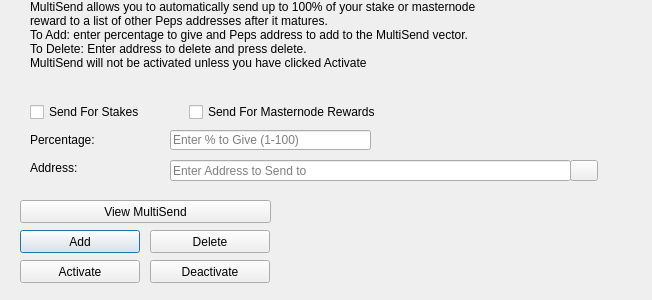
<?xml version="1.0" encoding="UTF-8"?>
<ui version="4.0">
 <class>MultiSendDialog</class>
 <widget class="QDialog" name="MultiSendDialog">
  <property name="windowModality">
   <enum>Qt::NonModal</enum>
  </property>
  <property name="geometry">
   <rect>
    <x>0</x>
    <y>0</y>
    <width>652</width>
    <height>300</height>
   </rect>
  </property>
  <property name="windowTitle">
   <string>MultiSend</string>
  </property>
  <widget class="QLineEdit" name="multiSendPercentEdit">
   <property name="geometry">
    <rect>
     <x>170</x>
     <y>130</y>
     <width>201</width>
     <height>20</height>
    </rect>
   </property>
   <property name="toolTip">
    <string>Enter whole numbers 1 - 100</string>
   </property>
   <property name="placeholderText">
    <string>Enter % to Give (1-100)</string>
   </property>
  </widget>
  <widget class="QLineEdit" name="multiSendAddressEdit">
   <property name="geometry">
    <rect>
     <x>170</x>
     <y>160</y>
     <width>401</width>
     <height>21</height>
    </rect>
   </property>
   <property name="toolTip">
    <string/>
   </property>
   <property name="placeholderText">
    <string>Enter Address to Send to</string>
   </property>
  </widget>
  <widget class="QLabel" name="label_2">
   <property name="geometry">
    <rect>
     <x>30</x>
     <y>0</y>
     <width>451</width>
     <height>121</height>
    </rect>
   </property>
   <property name="lineWidth">
    <number>1</number>
   </property>
   <property name="text">
    <string>MultiSend allows you to automatically send up to 100% of your stake or masternode reward to a list of other Peps addresses after it matures.
To Add: enter percentage to give and Peps address to add to the MultiSend vector.
To Delete: Enter address to delete and press delete.
MultiSend will not be activated unless you have clicked Activate</string>
   </property>
   <property name="alignment">
    <set>Qt::AlignLeading|Qt::AlignLeft|Qt::AlignTop</set>
   </property>
   <property name="wordWrap">
    <bool>true</bool>
   </property>
  </widget>
  <widget class="QLabel" name="message">
   <property name="geometry">
    <rect>
     <x>290</x>
     <y>200</y>
     <width>351</width>
     <height>91</height>
    </rect>
   </property>
   <property name="text">
    <string/>
   </property>
  </widget>
  <widget class="QPushButton" name="addButton">
   <property name="geometry">
    <rect>
     <x>20</x>
     <y>230</y>
     <width>120</width>
     <height>23</height>
    </rect>
   </property>
   <property name="toolTip">
    <string/>
   </property>
   <property name="statusTip">
    <string>Add to MultiSend Vector</string>
   </property>
   <property name="text">
    <string>Add</string>
   </property>
  </widget>
  <widget class="QPushButton" name="disableButton">
   <property name="geometry">
    <rect>
     <x>150</x>
     <y>260</y>
     <width>120</width>
     <height>23</height>
    </rect>
   </property>
   <property name="statusTip">
    <string>Deactivate MultiSend</string>
   </property>
   <property name="text">
    <string>Deactivate</string>
   </property>
  </widget>
  <widget class="QPushButton" name="addressBookButton">
   <property name="geometry">
    <rect>
     <x>570</x>
     <y>160</y>
     <width>28</width>
     <height>21</height>
    </rect>
   </property>
   <property name="toolTip">
    <string>Choose an address from the address book</string>
   </property>
   <property name="text">
    <string/>
   </property>
   <property name="icon">
    <iconset resource="../peps.qrc">
     <normaloff>:/icons/address-book</normaloff>:/icons/address-book</iconset>
   </property>
   <property name="shortcut">
    <string>Alt+A</string>
   </property>
   <property name="autoDefault">
    <bool>false</bool>
   </property>
  </widget>
  <widget class="QLabel" name="label">
   <property name="geometry">
    <rect>
     <x>30</x>
     <y>130</y>
     <width>121</width>
     <height>20</height>
    </rect>
   </property>
   <property name="toolTip">
    <string>Percentage of stake to send</string>
   </property>
   <property name="text">
    <string>Percentage:</string>
   </property>
  </widget>
  <widget class="QLabel" name="label_5">
   <property name="geometry">
    <rect>
     <x>30</x>
     <y>160</y>
     <width>111</width>
     <height>16</height>
    </rect>
   </property>
   <property name="toolTip">
    <string>Address to send portion of stake to</string>
   </property>
   <property name="text">
    <string>Address:</string>
   </property>
  </widget>
  <widget class="QPushButton" name="deleteButton">
   <property name="geometry">
    <rect>
     <x>150</x>
     <y>230</y>
     <width>120</width>
     <height>23</height>
    </rect>
   </property>
   <property name="toolTip">
    <string/>
   </property>
   <property name="statusTip">
    <string>Delete Address From MultiSend Vector</string>
   </property>
   <property name="text">
    <string>Delete</string>
   </property>
  </widget>
  <widget class="QPushButton" name="activateButton">
   <property name="geometry">
    <rect>
     <x>20</x>
     <y>260</y>
     <width>120</width>
     <height>23</height>
    </rect>
   </property>
   <property name="statusTip">
    <string>Activate MultiSend</string>
   </property>
   <property name="text">
    <string>Activate</string>
   </property>
  </widget>
  <widget class="QPushButton" name="viewButton">
   <property name="geometry">
    <rect>
     <x>20</x>
     <y>200</y>
     <width>251</width>
     <height>23</height>
    </rect>
   </property>
   <property name="toolTip">
    <string/>
   </property>
   <property name="statusTip">
    <string>View MultiSend Vector</string>
   </property>
   <property name="text">
    <string>View MultiSend</string>
   </property>
  </widget>
  <widget class="QWidget" name="horizontalLayoutWidget">
   <property name="geometry">
    <rect>
     <x>30</x>
     <y>100</y>
     <width>351</width>
     <height>24</height>
    </rect>
   </property>
   <layout class="QHBoxLayout" name="horizontalLayout">
    <item>
     <widget class="QCheckBox" name="multiSendStakeCheckBox">
      <property name="text">
       <string>Send For Stakes</string>
      </property>
     </widget>
    </item>
    <item>
     <widget class="QCheckBox" name="multiSendMasternodeCheckBox">
      <property name="text">
       <string>Send For Masternode Rewards</string>
      </property>
     </widget>
    </item>
   </layout>
  </widget>
 </widget>
 <resources>
  <include location="../peps.qrc"/>
 </resources>
 <connections/>
</ui>
